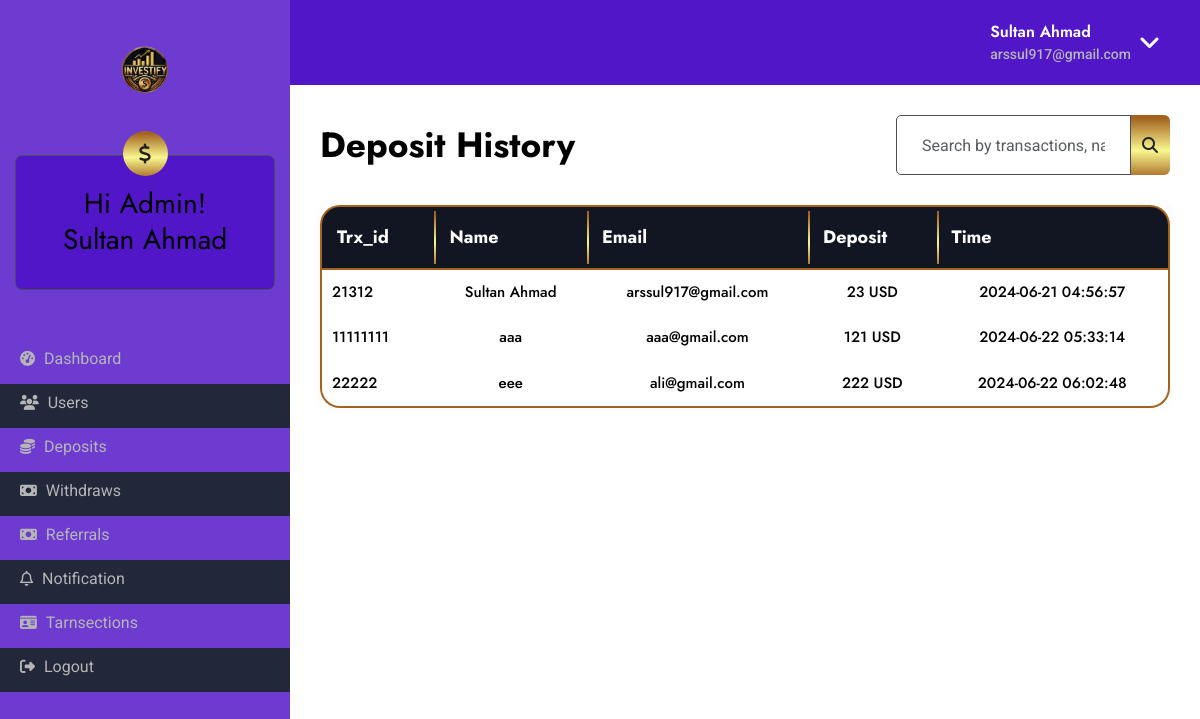
The page /admin/deposits.php (signed in) on the database its author committed.
### tables this page shows
CREATE TABLE `transactions` (
  `id` int(11) NOT NULL,
  `trx_id` int(11) NOT NULL,
  `method_code` varchar(100) NOT NULL,
  `created_at` timestamp NOT NULL DEFAULT current_timestamp(),
  `name` varchar(255) NOT NULL,
  `email` varchar(255) NOT NULL,
  `amount` int(255) NOT NULL,
  `tdeposit` decimal(50,2) DEFAULT 0.00,
  `available_earnings` varchar(255) NOT NULL,
  `twithdraw` varchar(255) NOT NULL
);

### admin/deposits.php (the view, shortened to what this page needs)
<?php
include('dbcon.php');
$sql = "SELECT trx_id, name, email, amount, twithdraw, created_at FROM transactions";
$stmt = $conn->prepare($sql);
$stmt->execute();
$result = $stmt->get_result();
?>
<!doctype html>
<html lang="en" itemscope itemtype="http://schema.org/WebPage">
<head>
    <link href="https://cdn.jsdelivr.net/npm/bootstrap@5.3.3/dist/css/bootstrap.min.css" rel="stylesheet"
>
    <link rel="stylesheet" href="https://cdnjs.cloudflare.com/ajax/libs/font-awesome/6.5.2/css/all.min.css">
    <link href="../assets/global/css/bootstrap.min.css" rel="stylesheet">
    <link href="../assets/global/css/all.min.css" rel="stylesheet">
    <link rel="stylesheet" href="../assets/global/css/line-awesome.min.css" />
    <link href="https://cdn.jsdelivr.net/npm/bootstrap@5.3.3/dist/css/bootstrap.min.css" rel="stylesheet"
>
    <link rel="stylesheet" href="https://cdnjs.cloudflare.com/ajax/libs/font-awesome/6.5.2/css/all.min.css">
    <link rel="stylesheet" href="../assets/templates/hyip_gold/css/lib/slick.css">
    <link rel="stylesheet" href="../assets/templates/hyip_gold/css/lib/meanmenu.css">
    <link rel="stylesheet" href="../assets/templates/hyip_gold/css/lib/animated.css">
    <link rel="stylesheet" href="../assets/templates/hyip_gold/css/main.css">
    <link rel="stylesheet" href="../assets/templates/hyip_gold/css/custom.css?cs">
    <link rel="stylesheet" href="../assets/templates/hyip_gold/css/color.php?color=be9142&secondColor=f8f58f">
</head>
<body>
    <?php include ('navbar.php') ?>
    <div class="body-wrapper">
        <div class="d-flex mb-30 flex-wrap gap-3 justify-content-between align-items-center">
            <h6 class="page-title">Deposit History</h6>
            <form action="" method="GET">
                <div class="input-group">
                    <input type="text" name="search" class="form--control form-control" value=""
                        placeholder="Search by transactions, name, or email">
                    <button type="submit" class="input-group-text bg--base ">
                        <i class="fas fa-search"></i>
                    </button>
                </div>
            </form>
        </div>
        <div class="row justify-content-center">
            <div class="col-md-12">
                <div class="dashboard-table">
                <table class="table transection__table bg-red table--responsive--xl">
    <thead>
        <tr>
            <th>Trx_id</th>
            <th>Name</th>
            <th>Email</th>
            <th>Deposit</th>
            <th>Time</th>
        </tr>
    </thead>
    <tbody>
        <?php
        if ($result->num_rows > 0) {
            while ($row = $result->fetch_assoc()) {
                echo '<tr class="text-center">';
                echo '<td>' . htmlspecialchars($row['trx_id']) . '</td>';
                echo '<td>' . htmlspecialchars($row['name']) . '</td>';
                echo '<td>' . htmlspecialchars($row['email']) . '</td>';
                echo '<td class="budget">' . htmlspecialchars($row['amount']) . ' USD</td>';
                echo '<td>' . htmlspecialchars($row['created_at']) . '</td>';
                echo '</tr>';
            }
        } else {
            echo '<tr><td colspan="5">No transactions found.</td></tr>';
        }
        ?>
    </tbody>
</table>
                </div>
            </div>
        </div>
    </div>
    <link rel="stylesheet" href="../assets/global/css/iziToast.min.css">
</body>
</html>

### admin/navbar.php (shortened to what this page needs)
<?php
$name = $_SESSION['name'] ?? '';
$email = $_SESSION['email'] ?? '';
?>
        <div class="dashboard">
        <div class="dashboard-sidebar">
        <div class="inner-sidebar">
        <div class="sidebar-logo">
            <a href="dashboard.php">
                <img src="../images/logo.png" alt="logo img">
            </a>
        </div>
        <div class="sidebar__menuWrapper">
            <div class="dashboard-account">
                <div class="dashboard-account__icon">
                    <i class="fas fa-dollar-sign"></i>
                </div>
                <h6 class="dashboard-account__title fs-3">Hi Admin! <br><?php echo $name; ?></h6>
            </div>
            <div class="sidebar-menu">
                <ul class="sidebar-menu-list">
                    <li class="sidebar-menu-list__item  ">
                        <a href="dashboard.php" class="sidebar-menu-list__link">
                            <span class="icon"><i class="fa fa-tachometer-alt"></i></span>
                            <span class="text">Dashboard</span>
                        </a>
                    </li>
                    <li class="sidebar-menu-list__item  ">
                        <a href="users.php" class="sidebar-menu-list__link">
                            <span class="icon">
                                <i class="fas fa-users pr-1"></i>
                            </span>
                            <span class="text">Users</span>
                        </a>
                    </li>
                    <li class="sidebar-menu-list__item  ">
                        <a href="deposits.php" class="sidebar-menu-list__link">
                            <span class="icon">
                            <i class="fas fa-coins"></i>
                            </span>
                            <span class="text">Deposits</span>
                        </a>
                    </li>
                    <li class="sidebar-menu-list__item  ">
                        <a href="withdraws.php" class="sidebar-menu-list__link">
                            <span class="icon">
                            <i class="fa-solid fa-money-bill"></i>
                            </span>
                            <span class="text">Withdraws</span>
                        </a>
                    </li>
                    <li class="sidebar-menu-list__item  ">
                        <a href="refer.php" class="sidebar-menu-list__link">
                            <span class="icon">
                            <i class="fa-solid fa-money-bill"></i>
                            </span>
                            <span class="text">Referrals</span>
                        </a>
                    </li>
                    <li class="sidebar-menu-list__item  ">
                        <a href="notification.php" class="sidebar-menu-list__link">
                            <span class="icon">
                            <i class="fa-regular fa-bell"></i>
                            </span>
                            <span class="text">Notification</span>
                        </a>
                    </li>
                    <li class="sidebar-menu-list__item  ">
                        <a href="transection.php" class="sidebar-menu-list__link">
                            <span class="icon">
                            <i class="fa-solid fa-id-card"></i>
                            </span>
                            <span class="text">Tarnsections</span>
                        </a>
                    </li>
                    <li class="sidebar-menu-list__item ">
                        <a href="logout.php" class="sidebar-menu-list__link">
                            <span class="icon"><i class="fas fa-sign-out-alt"></i> </span>
                            <span class="text">Logout</span>
                        </a>
                    </li>
                </ul>
            </div>
        </div>
    </div>
</div>
<div class="dashboard-nav d-flex flex-wrap align-items-center justify-content-between">
    <div class="nav-right">
            <ul class="prfile-menu">
                <li>
                    <div class="user-profile d-flex gap-1 align-items-center">
                                            <div class="dropdown">
                            <button class="btn dashboard-dropdown-button dropdown-toggle d-flex align-items-center " type="button" id="dropdownMenuButton1" data-bs-toggle="dropdown" aria-expanded="false">
                            <span class="user-profile-meta">
                            <span class="name"><?php echo $name; ?></span>
                            <span class="meta-email"><a href="mailto:<?php echo $email; ?>" class="__cf_email__" data-cfemail="b5c2c4d3c4dcd8cfc3c2d5c3d3dd8bc2ced7"><?php echo $email; ?></a></span>
                        </span>
                                <span class="ms-2 fs-4 text-white">
                                    <i class="fas fa-angle-down"></i>
                                </span>
                            </button>
                        </div>
                    </div>
                </li>
            </ul>
        </div>
    </div>

### rows shown on the page
transactions: trx "21312", name "Sultan Ahmad", email "arssul917@gmail.com", amount "23", created_at "2024-06-21 04:56:57"
transactions: trx "11111111", name "aaa", email "aaa@gmail.com", amount "121", created_at "2024-06-22 05:33:14"
transactions: trx "22222", name "eee", email "ali@gmail.com", amount "222", created_at "2024-06-22 06:02:48"

### other values the page prints
$name "Sultan Ahmad"
$email "arssul917@gmail.com"
